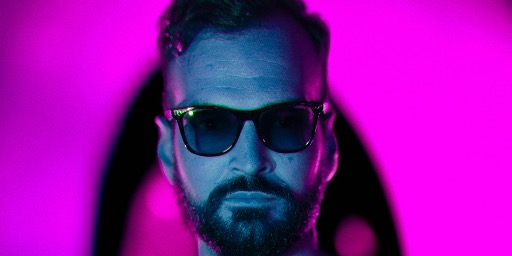
#> input picture image-manipulation-operations/image.png, 512 x 256 px
$ python manipulation.py
#> lines starting #> are read from the running program, lines starting #| are printed output that depends on the picture
import cv2
import numpy as np

image = cv2.imread('image.png')
#> image is the input picture: shape (256, 512, 3); mean B, G, R 160.8, 15.7, 144.6

gray_image = np.mean(image, axis=2).astype(np.uint8)
cv2.imwrite('gray_image.png', gray_image)

scaled_image = cv2.resize(gray_image, (256, 128))
cv2.imwrite('gray_image_scaled.png', scaled_image)

translation_matrix = np.float32([[1, 0, 50], [0, 1, 50]])
translated_image = cv2.warpAffine(gray_image, translation_matrix, (gray_image.shape[1], gray_image.shape[0]))
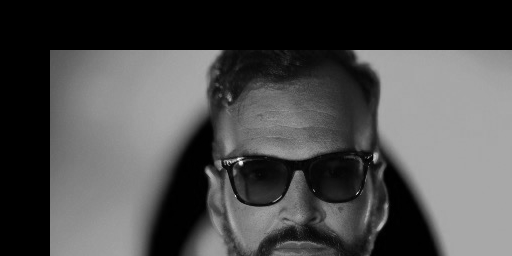
#> translated_image: shape (256, 512); min 0, max 241, mean 76.3
cv2.imwrite('gray_image_translated.png', translated_image)

flipped_vertical = np.flip(gray_image, axis=1)
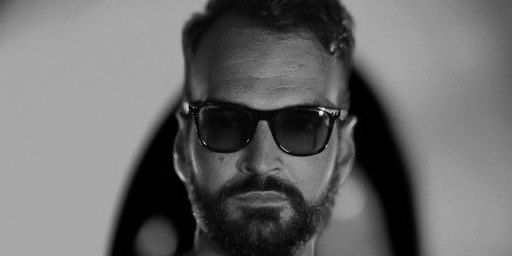
#> flipped_vertical: shape (256, 512); min 0, max 241, mean 106.7
cv2.imwrite('gray_image_flip_vertical.png', flipped_vertical)

inverted_image = 255 - gray_image
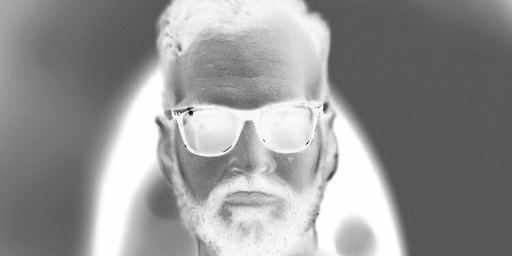
#> inverted_image: shape (256, 512); min 14, max 255, mean 148.3
cv2.imwrite('gray_image_inversion.png', inverted_image)

center = (gray_image.shape[1] // 2, gray_image.shape[0] // 2)
#> center = (256, 128)
rotation_matrix = cv2.getRotationMatrix2D(center, -45, 1)
rotated_image = cv2.warpAffine(gray_image, rotation_matrix, (gray_image.shape[1], gray_image.shape[0]))
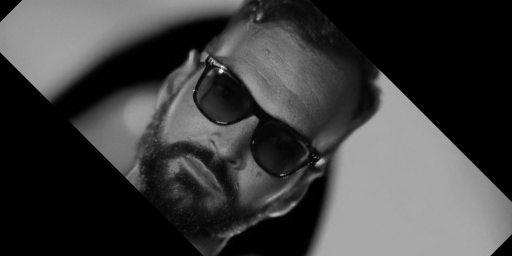
#> rotated_image: shape (256, 512); min 0, max 239, mean 62.8
cv2.imwrite('gray_image_rotated.png', rotated_image)


#Bonus
scaled_rgb_image = cv2.resize(image, (256, 128))
cv2.imwrite('image_scaled.png', scaled_rgb_image)

translated_rgb_image = cv2.warpAffine(image, translation_matrix, (image.shape[1], image.shape[0]))
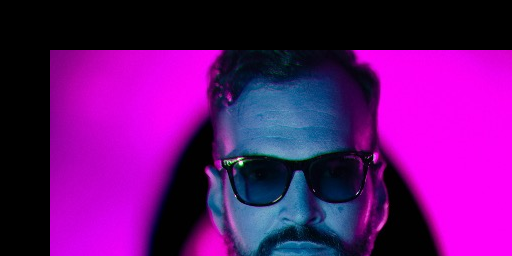
#> translated_rgb_image: shape (256, 512, 3); mean B, G, R 115.4, 14.1, 100.3
cv2.imwrite('image_translated.png', translated_rgb_image)

flipped_rgb_horizontal = np.flip(image, axis=0)
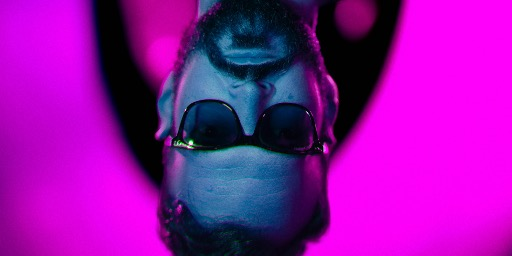
#> flipped_rgb_horizontal: shape (256, 512, 3); mean B, G, R 160.8, 15.7, 144.6
cv2.imwrite('image_flip_horizontal.png', flipped_rgb_horizontal)

flipped_rgb_vertical = np.flip(image, axis=1)
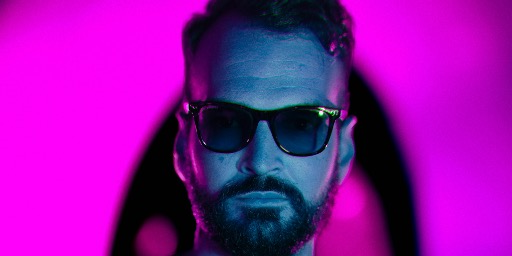
#> flipped_rgb_vertical: shape (256, 512, 3); mean B, G, R 160.8, 15.7, 144.6
cv2.imwrite('image_flip_vertical.png', flipped_rgb_vertical)
